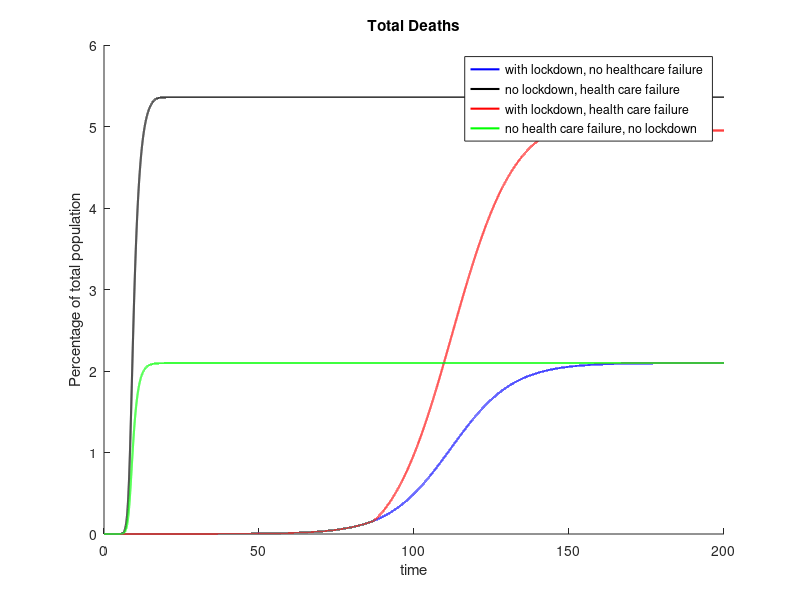
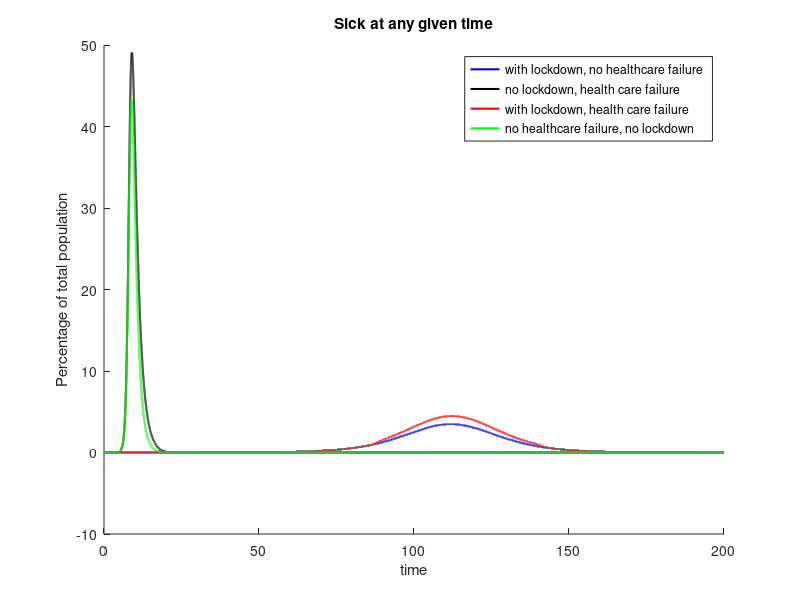
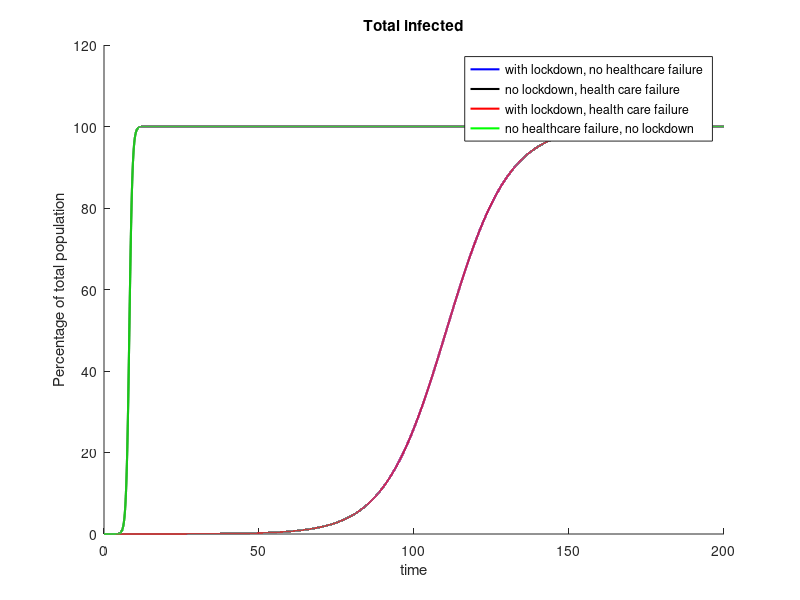
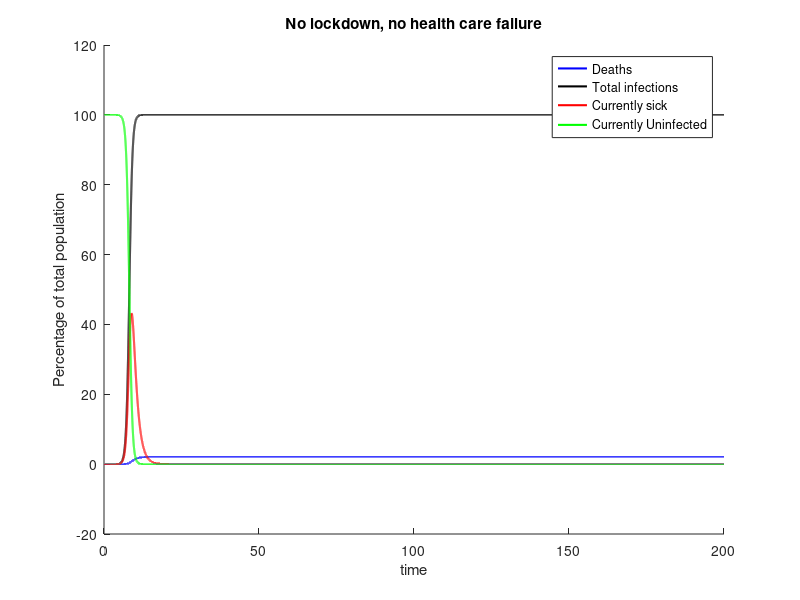

The MATLAB source for these figures, in order:
clear;
load disease_no_failure_res.mat;
disease_no_failure_res = data_2;
load disease_no_lockdown_res.mat;
disease_no_lockdown_res = data_2;
load disease_lockdown_failure_res.mat;
disease_lockdown_failure_res = data_2;
load disease_no_failure_no_lockdown_res.mat;
disease_no_failure_no_lockdown_res = data_2;

figure 1
hold on
title("Total Deaths")
plot(disease_no_failure_res(1,:),disease_no_failure_res(2,:), "linewidth", 1.5, "color", "blue")
plot(disease_no_lockdown_res(1,:),disease_no_lockdown_res(2,:), "linewidth", 1.5, "color", "black")
plot(disease_lockdown_failure_res(1,:),disease_lockdown_failure_res(2,:), "linewidth", 1.5, "color", "red")
plot(disease_no_failure_no_lockdown_res(1,:),disease_no_failure_no_lockdown_res(2,:), "linewidth", 1.5, "color", "green")
h = legend("with lockdown, no healthcare failure", 
            "no lockdown, health care failure", 
            "with lockdown, health care failure", 
            "no health care failure, no lockdown")
xlabel('time')
ylabel("Percentage of total population")
print -dpng deaths.png
hold off

figure 2
hold on
title("Sick at any given time")
plot(disease_no_failure_res(1,:),disease_no_failure_res(4,:), "linewidth", 1.5, "color", "blue")
plot(disease_no_lockdown_res(1,:),disease_no_lockdown_res(4,:), "linewidth", 1.5, "color", "black")
plot(disease_lockdown_failure_res(1,:),disease_lockdown_failure_res(4,:), "linewidth", 1.5, "color", "red")
plot(disease_no_failure_no_lockdown_res(1,:),disease_no_failure_no_lockdown_res(4,:), "linewidth", 1.5, "color", "green")
h = legend("with lockdown, no healthcare failure", 
            "no lockdown, health care failure", 
            "with lockdown, health care failure", 
            "no healthcare failure, no lockdown")
xlabel('time')
ylabel("Percentage of total population")
print -dpng sick.png
hold off

figure 3
hold on
title("Total infected")
plot(disease_no_failure_res(1,:),disease_no_failure_res(3,:), "linewidth", 1.5, "color", "blue")
plot(disease_no_lockdown_res(1,:),disease_no_lockdown_res(3,:), "linewidth", 1.5, "color", "black")
plot(disease_lockdown_failure_res(1,:),disease_lockdown_failure_res(3,:), "linewidth", 1.5, "color", "red")
plot(disease_no_failure_no_lockdown_res(1,:),disease_no_failure_no_lockdown_res(3,:), "linewidth", 1.5, "color", "green")
h = legend("with lockdown, no healthcare failure", 
            "no lockdown, health care failure", 
            "with lockdown, health care failure", 
            "no healthcare failure, no lockdown")
xlabel('time')
ylabel("Percentage of total population")
print -dpng infected.png
hold off

figure 4
hold on
title("No lockdown, no health care failure")
plot(disease_no_failure_no_lockdown_res(1,:),disease_no_failure_no_lockdown_res(2,:), "linewidth", 1.5, "color", "blue")
plot(disease_no_failure_no_lockdown_res(1,:),disease_no_failure_no_lockdown_res(3,:), "linewidth", 1.5, "color", "black")
plot(disease_no_failure_no_lockdown_res(1,:),disease_no_failure_no_lockdown_res(4,:), "linewidth", 1.5, "color", "red")
plot(disease_no_failure_no_lockdown_res(1,:),disease_no_failure_no_lockdown_res(5,:), "linewidth", 1.5, "color", "green")
h = legend("Deaths", 
            "Total infections", 
            "Currently sick", 
            "Currently Uninfected")
xlabel('time')
ylabel("Percentage of total population")
print -dpng no_lockdown_no_failure.png
hold off